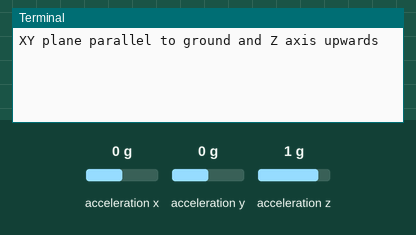
Bench run of a program on a simulated Raspberry Pi (BCM pin numbers). Shown: the last lines printed to the terminal. The test bench sets the inputs (shaded band); at power-on: acceleration x 0 g, acceleration y 0 g, acceleration z 1 g. System figures (address, load, memory, disk, uptime) are fixed made-up values; library files of the repository ran but are not shown: adxl345.py.

Above: at 1.2 s.
1.3 s: acceleration x set to -0.7 g
At 2.7 s:
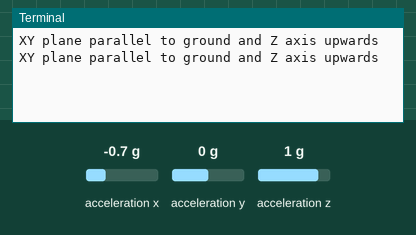
4.0 s: acceleration x set to -1 g
At 5.5 s:
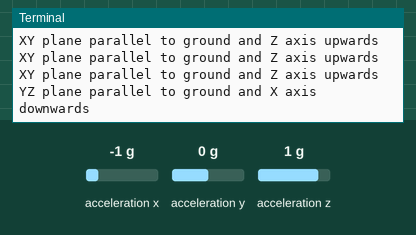
7.5 s: acceleration y set to 0.7 g
At 8.7 s:
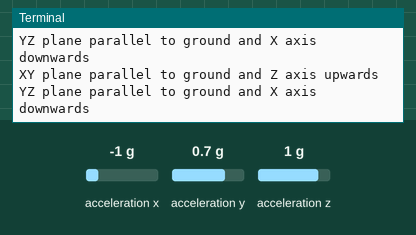
10.2 s: acceleration y set to 1 g
At 13.1 s:
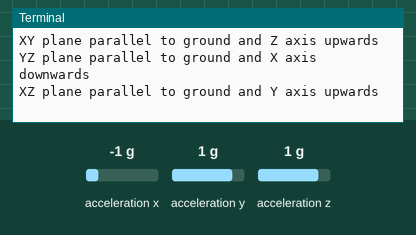

The program:

adxl_example.py
```python
import time		#import libraries
import adxl345

adxl345 = adxl345.ADXL345()
while True:

	axes = adxl345.getAxes(True)
	#print "ADXL345 on address 0x%x:" % (adxl345.address)
	#print "   x = %.3fG" % ( axes['x'] )
	#print "   y = %.3fG" % ( axes['y'] )
	#print "   z = %.3fG" % ( axes['z'] )
	if (axes['z']>0.9 and axes['z']<1.1):
		print "XY plane parallel to ground and Z axis upwards"
	if (axes['z']>-1.1 and axes['z']<-0.9):
		print "XY plane parallel to ground and Z axis downwards"

	if (axes['x']>0.9 and axes['x']<1.1):
		print "YZ plane parallel to ground and X axis upwards"
	if (axes['x']>-1.1 and axes['x']<-0.9):
		print "YZ plane parallel to ground and X axis downwards"

	if (axes['y']>0.9 and axes['y']<1.1):
		print "XZ plane parallel to ground and Y axis upwards"
	if (axes['y']>-1.1 and axes['y']<-0.9):
		print "XZ plane parallel to ground and Y axis downwards"

	time.sleep(2)
```

Measured:
- the behaviour switches between -0.8 and -0.9 g on acceleration x (found by bisection; images 1 and 2)
- the behaviour switches between 0.8 and 0.9 g on acceleration y (found by bisection; images 3 and 4)
- after the input at 4.0 s, the terminal: prints a new line at once (image 2)
- after the input at 10.2 s, the terminal: prints a new line after 1.8 s (image 4)
